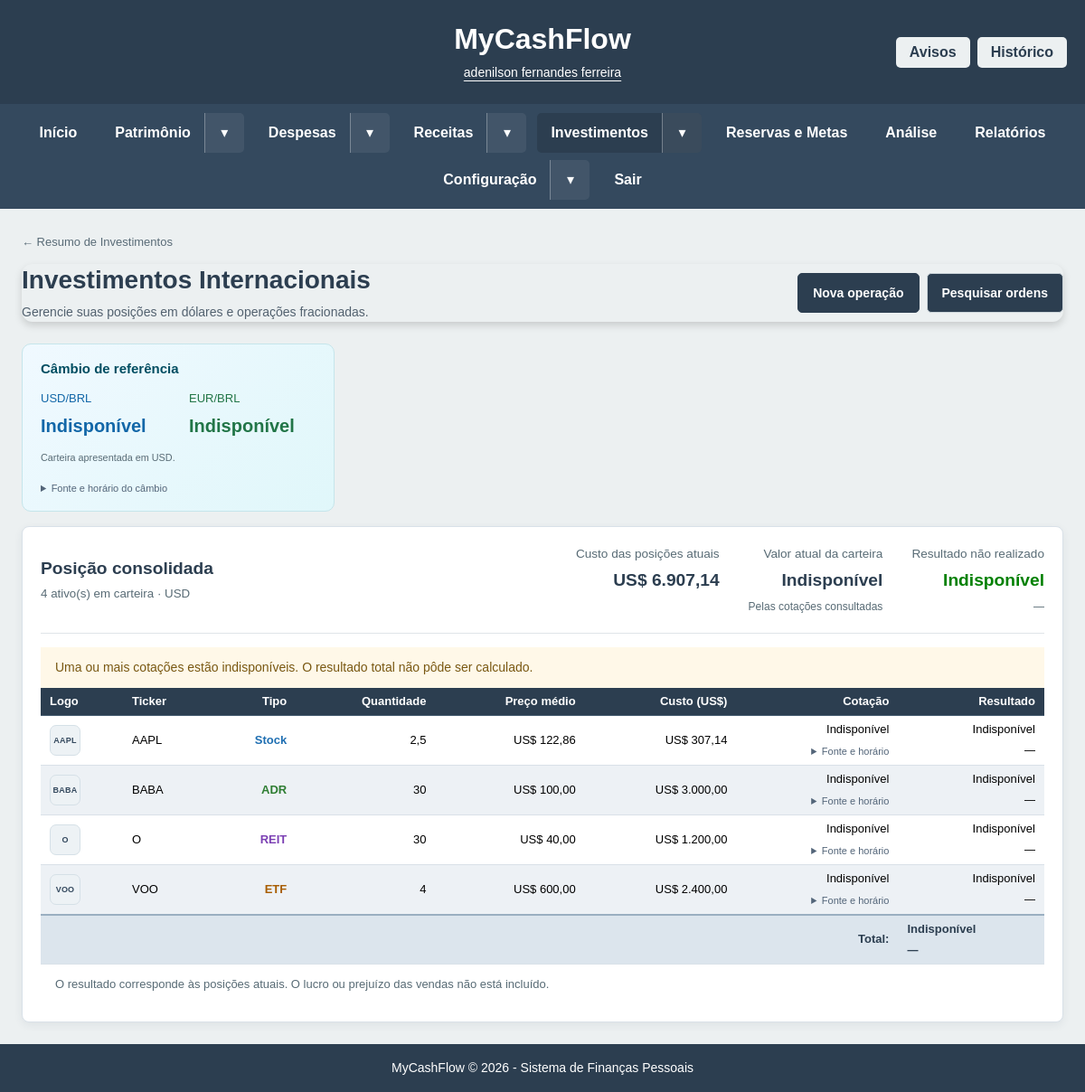
The app's page /views/investimentos_internacionais.php (signed in) with its own data.
### tables this page shows
CREATE TABLE `investimentos_internacionais` (
  `id` int(11) NOT NULL,
  `usuario_id` int(11) NOT NULL,
  `ticker` varchar(20) NOT NULL,
  `tipo_ativo` enum('stock','etf','reit','adr','cripto') NOT NULL,
  `quantidade` decimal(22,8) NOT NULL,
  `valor_unitario` decimal(22,8) NOT NULL,
  `valor_investido` decimal(24,8) NOT NULL,
  `data` date NOT NULL,
  `valor_mercado` decimal(22,8) DEFAULT NULL,
  `logo` varchar(500) DEFAULT NULL,
  `criado_em` timestamp NOT NULL DEFAULT current_timestamp(),
  `tipo_operacao` enum('compra','venda') NOT NULL
);

### views/investimentos_internacionais.php (the view, shortened to what the rows shown need)
<?php
require_once __DIR__ . '/../config.php';
require_once __DIR__ . '/../includes/mercado_api.php';
require_once __DIR__ . '/../includes/carteiras_posicoes.php';
$usuario_id = mcfDonoId();
function internacionalEscape($v) {
    return htmlspecialchars((string)$v, ENT_QUOTES | ENT_SUBSTITUTE, 'UTF-8');
}
function carteiraPercentual($resultado, $custo) {
    if ($resultado === null || (float)$custo <= 0) {
        return '—';
    }
    $valor = (float)$resultado / (float)$custo * 100;
    return ($valor > 0 ? '+' : '') .
        number_format($valor, 2, ',', '.') . '%';
}
function carteiraLogos($ticker, $atual, array $historico, $tipoAtivo) {
    $normalizar = function ($v) {
        return strtoupper(trim((string)$v));
    };
    $ticker = $normalizar($ticker);
    $urls = [];
    if ($tipoAtivo!=='cripto' && preg_match('/^[A-Z0-9.-]{1,20}$/D', $ticker)) {
        foreach (['png', 'webp', 'jpg', 'svg'] as $ext) {
            $relativo =
                '../assets/img/acoes/internacionais/' .
                $ticker . '.' . $ext;
        }
    }
    $adicionar = function ($url) use (&$urls) {
        if (
            is_string($url) &&
            strlen($url) <= 500 &&
            filter_var($url, FILTER_VALIDATE_URL) &&
            strtolower(parse_url($url, PHP_URL_SCHEME) ?? '') === 'https' &&
            !in_array($url, $urls, true)
        ) {
            $urls[] = $url;
        }
    };
    return array_slice($urls, 0, 5);
}
function internacionalNomeTipoAtivo($tipo) {
    $tipos = [
        'stock' => 'Stock',
        'etf' => 'ETF',
        'reit' => 'REIT',
        'adr' => 'ADR', 'cripto' => 'Criptomoeda'
    ];
    return $tipos[$tipo] ?? $tipo;
}
$erro = '';
$busca =
    isset($_GET['busca']) &&
    is_string($_GET['busca'])
        ? trim($_GET['busca'])
        : '';
$estrutura_ok = false;
try {
    $estrutura_ok = true;
} catch (Throwable $e) {
    $erro =
        $e instanceof DomainException
            ? mcfMensagemErro($e)
            : 'Não foi possível conferir a estrutura da tabela.';
}
$posicoes = [];
$ops = [];
if ($estrutura_ok) {
    try {
        $stmt =
            $conn->prepare("
                SELECT
                    id,
                    ticker,
                    tipo_ativo,
                    quantidade,
                    valor_unitario,
                    data,
                    logo,
                    tipo_operacao
                FROM investimentos_internacionais
                WHERE usuario_id = ?
                ORDER BY data, id
            ");
        $stmt->bind_param(
            'i',
            $usuario_id
        );
        $stmt->execute();
        $ops =
            $stmt
                ->get_result()
                ->fetch_all(MYSQLI_ASSOC);
        $posicoes =
            internacionalConsolidar($ops);
    } catch (Throwable $e) {
        $posicoes = [];
        $cotacoes_completas = false;
        $erro_carteira =
            $e instanceof DomainException
                ? mcfMensagemErro($e)
                : 'Não foi possível carregar a carteira.';
    }
}
$av_modal =
    $_SERVER['REQUEST_METHOD'] === 'POST' &&
    $erro !== ''
        ? 'modal-operacao'
        : (
            $busca !== ''
                ? 'modal-historico'
                : ''
        );
?>
<!DOCTYPE html>
<html lang="pt-br">
<head>
    <link
        rel="stylesheet"
        href="../assets/css/style-acoes-internacionais.css?v=20260913"
    >
</head>
<body
    class="av-body"
    data-modal-inicial="<?= internacionalEscape($av_modal) ?>"
>
    <?php include('../includes/header.php'); ?>
    <main class="av-page">
        <div class="av-top">
            <div>
                <h1 class="mcf-page-title">Investimentos Internacionais</h1>
            </div>
        </div>
        <section
            class="av-card"
            aria-labelledby="carteira-titulo"
        >
            <div class="av-summary">
                <div>
                    <h2 id="carteira-titulo">
                        Posição consolidada
                    </h2>
                </div>
            </div>
            <div
                class="av-scroll"
                tabindex="0"
                role="region"
                aria-label="Tabela de posições"
            >
                <table class="tabela-acoes">
                    <thead>
                        <tr>
                            <th>Logo</th>
                            <th>Ticker</th>
                            <th>Tipo</th>
                            <th>Quantidade</th>
                            <th>Preço médio</th>
                            <th>Custo (US$)</th>
                            <th>Cotação</th>
                            <th>Resultado</th>
                        </tr>
                    </thead>
                    <tbody>
                        <?php
                        foreach ($posicoes as $row) {
                        ?>
                            <tr>
                                <td>
                                    <?php
                                    $av_logos =
                                        carteiraLogos(
                                            $row['ticker'],
                                            $row['logo'] ?? null,
                                            $ops, $row['tipo_ativo']
                                        );
                                    ?>
                                    <span
                                        class="av-logo"
                                        data-logos="<?= internacionalEscape(
                                            json_encode(
                                                $av_logos,
                                                JSON_UNESCAPED_SLASHES |
                                                JSON_INVALID_UTF8_SUBSTITUTE
                                            )
                                        ) ?>"
                                        title="<?= internacionalEscape(
                                            $row['ticker']
                                        ) ?>"
                                    >
                                        <span
                                            class="av-logo-fallback"
                                            aria-hidden="true"
                                        >
                                            <?= internacionalEscape(
                                                substr(
                                                    $row['ticker'],
                                                    0,
                                                    4
                                                )
                                            ) ?>
                                        </span>
                                    </span>
                                </td>
                                <td>
                                    <?= internacionalEscape(
                                        $row['ticker']
                                    ) ?>
                                </td>
                                <td>
                                    <span class="av-tipo-ativo av-tipo-<?= internacionalEscape($row['tipo_ativo']) ?>">
                                        <?= internacionalEscape(
                                            internacionalNomeTipoAtivo(
                                                $row['tipo_ativo']
                                            )
                                        ) ?>
                                    </span>
                                </td>
                                <td>
                                    <?= internacionalQuantidade(
                                        $row['quantidade_total']
                                    ) ?>
                                </td>
                                <td>
                                    US$
                                    <?= number_format(
                                        $row['valor_medio_ponderado'],
                                        $row['tipo_ativo']==='cripto' ? 8 : 2,
                                        ',',
                                        '.'
                                    ) ?>
                                </td>
                                <td>
                                    US$
                                    <?= number_format(
                                        $row['total_investido_usd'],
                                        2,
                                        ',',
                                        '.'
                                    ) ?>
                                </td>
                                <td>
                                    <?= $row['valor_mercado_atual'] !== null
                                        ? 'US$ ' .
                                            number_format(
                                                $row['valor_mercado_atual'],
                                                $row['tipo_ativo']==='cripto' ? 8 : 2,
                                                ',',
                                                '.'
                                            )
                                        : 'Indisponível' ?>
                                    <details class="av-quote-info">
                                        <summary>
                                            <?= !empty(
                                                $row['api']['stale']
                                            )
                                                ? 'Preço salvo · atualização pendente'
                                                : 'Fonte e horário' ?>
                                        </summary>
                                    </details>
                                </td>
                                <td>
                                    <?php if (
                                        $row['resultado'] === null
                                    ) { ?>
                                        Indisponível
                                    <?php } ?>
                                    <small
                                        class="av-return-percent"
                                    >
                                        <?= carteiraPercentual(
                                            $row['resultado'],
                                            $row['total_investido_usd']
                                        ) ?>
                                    </small>
                                </td>
                            </tr>
                        <?php } ?>
                    </tbody>
                </table>
            </div>
        </section>
    </main>
    <?php include('../includes/footer.php'); ?>
</body>
</html>

### records on screen
investimentos_internacionais: ticker "BABA", tipo_ativo "ADR", quantidade "30", tipo_ativo "100,00", total_investido_usd "3.000,00", total_investido_usd "—"
investimentos_internacionais: ticker "O", tipo_ativo "REIT", quantidade "30", tipo_ativo "40,00", total_investido_usd "1.200,00", total_investido_usd "—"
investimentos_internacionais: ticker "VOO", tipo_ativo "ETF", quantidade "4", tipo_ativo "600,00", total_investido_usd "2.400,00", total_investido_usd "—"

### other values on screen
mcfRotuloUsuario() "adenilson fernandes ferreira"
$menuEscape($menuRotulo) "Início"
$menuEscape($menuRotulo) "Patrimônio"
$menuEscape($menuRotulo) "Despesas"
$menuEscape($menuRotulo) "Receitas"
$menuEscape($menuRotulo) "Investimentos"
$menuEscape($menuRotulo) "Reservas e Metas"
$menuEscape($menuRotulo) "Análise"
$menuEscape($menuRotulo) "Relatórios"
$menuEscape($menuRotulo) "Configuração"
$menuEscape($menuRotulo) "Sair"
count($posicoes) "4"
$av_custo "6.907,14"
$row['valor_medio_ponderado'] "122,86"
$row['total_investido_usd'] "307,14"
